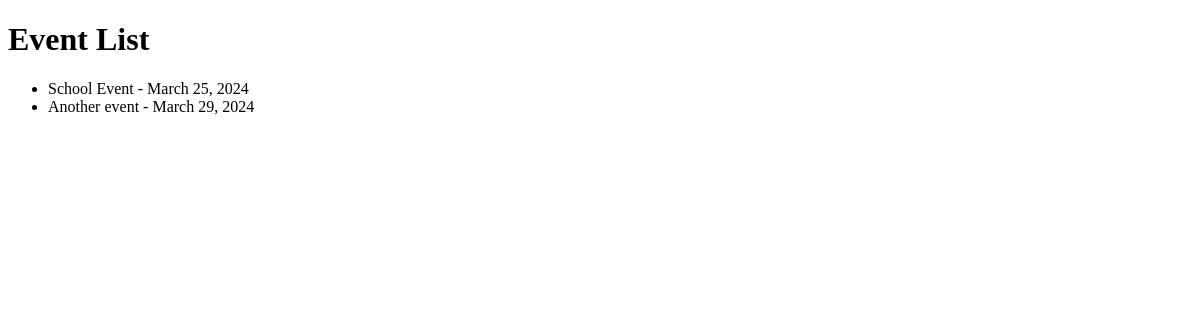
Before: / with the older database file.
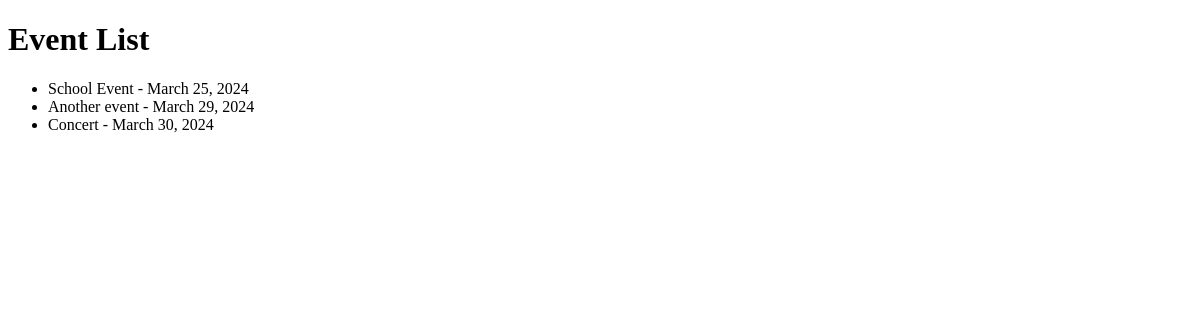
After: the same page with the newer database file.
### events/models.py (models this page shows, shortened)
class Event(models.Model):
    title = models.CharField(max_length=255)
    description = models.TextField()
    date = models.DateField()
    capacity = models.IntegerField()

### events/views.py (the view)
# urls.py: path('', views.event_list, name='event_list'),
def event_list(request):
    events = Event.objects.all()
    return render(request, 'events/event_list.html', {'events': events})

### events/templates/events/event_list.html (shortened to what this page needs)
<!DOCTYPE html>
<html>
<head>
    <link rel="stylesheet" href="styles.css">
</head>
<body>
    <h1>Event List</h1>
    <ul>
        {% for event in events %}
            <li>{{ event.title }} - {{ event.date }}</li>
        {% empty %}
            <li>No events available.</li>
        {% endfor %}
    </ul>
</body>
</html>

Changed rows visible on the page:
added Event: title "Concert", date "March 30, 2024"
